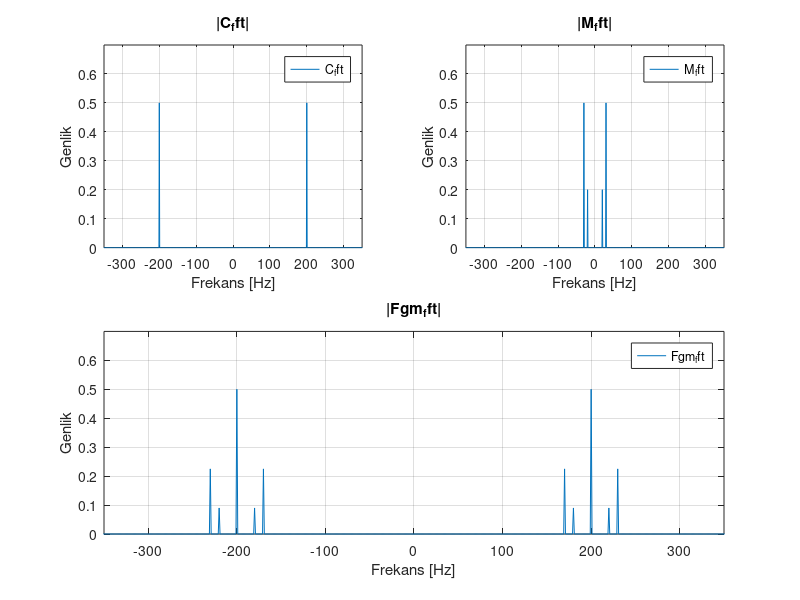
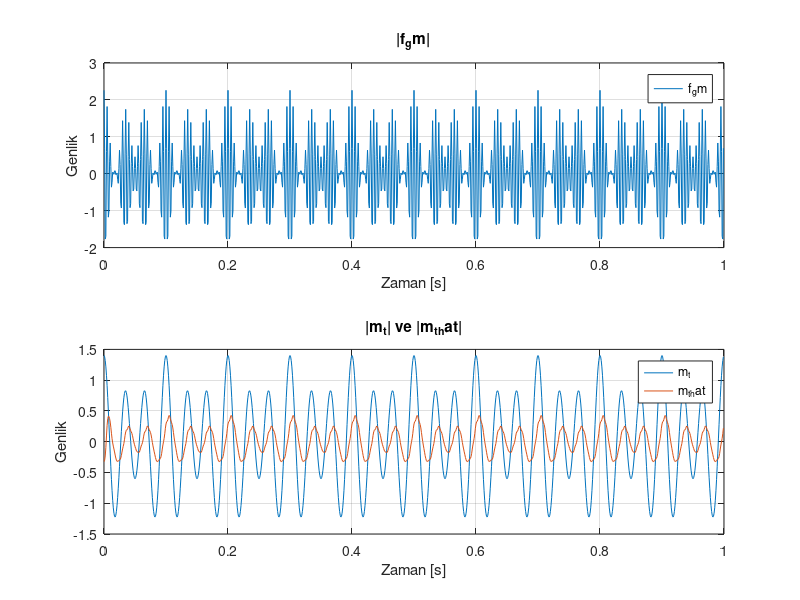
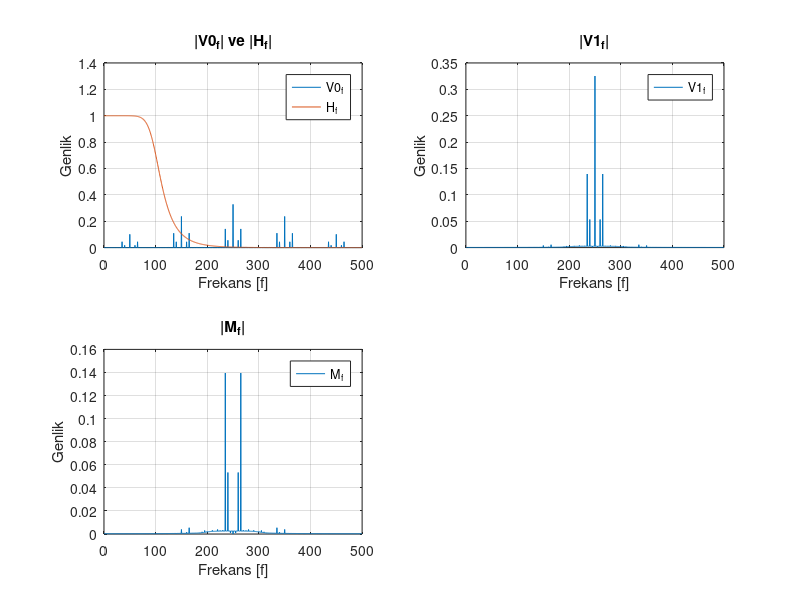

MATLAB code for these plots, in order:
%% Genlik Modulasyon
clear, clc, close all;

%% Degiskenler
m = 0.9;
t = linspace(0,1,1001);
t(end) = [];
fs = 1000;
f1 = 20;
f2 = 30;
fc = 200;

% Denklemler
m_t = (2*cos(2*pi*f1*t)+5*cos(2*pi*f2*t))/5;
c = cos(2*pi*fc*t);
f_gm = m * m_t .* c + c;

%% FFT
M_fft = fft(m_t);
C_fft = fft(c);
F_fft = fft(f_gm);

f = linspace(-fs/2,fs/2,1001);
f(end) = [];

%% Cizim 1

figure;
subplot(2,2,1); 
plot(f, abs(fftshift(C_fft))/fs);
axis([-350 350 0 0.7])
grid on;
title('|C_fft|')
xlabel('Frekans [Hz]');
ylabel('Genlik');
legend('C_fft','Location','best');

subplot(2,2,2);
plot(f, abs(fftshift(M_fft))/fs);
axis([-350 350 0 0.7])
grid on;
title('|M_fft|')
xlabel('Frekans [Hz]');
ylabel('Genlik');
legend('M_fft','Location','best');

subplot(2,2,[3,4]);
plot(f, abs(fftshift(F_fft))/fs);
axis([-350 350 0 0.7])
grid on;
title('|Fgm_fft|')
xlabel('Frekans [Hz]');
ylabel('Genlik');
legend('Fgm_fft','Location','best');

%% LPF ve islemler
% diode
f_gm1 = f_gm;
f_gm1(f_gm1 < 0) = 0;
v0 = f_gm1;

n = 5;
Wn = 100/(fs/2);
[b,a] = butter(n, Wn);

v1 = filter(b, a, v0);

m_t_hat = v1 - mean(v1);

% v0_fft = fft(v0);
% v1_fft = fft(v1);
% figure;
% subplot(2,1,1);
% plot(f, abs(fftshift(v0_fft))/fs);
% subplot(2,1,1);
% plot(f, abs(fftshift(v1_fft))/fs);

%% Cizim 2

figure;
subplot(2,1,1);
plot(t, f_gm);
grid on;
title('|f_gm|')
xlabel('Zaman [s]');
ylabel('Genlik');
legend('f_gm','Location','best');

subplot(2,1,2);
plot(t, m_t);
hold on;
plot(t, m_t_hat);
grid on;
title('|m_t| ve |m_t_hat|')
xlabel('Zaman [s]');
ylabel('Genlik');
legend('m_t','m_t_hat','Location','best');

%% Cizim 3
v0_fft = fft(v0);
v1_fft = fft(v1);
m_t_fft = fft(m_t_hat);
[H, f] = freqz(b, a, 1000, fs);

figure;
subplot(2,2,1);
plot(f, abs(fftshift(v0_fft))/fs);
hold on;
plot(f, abs(H));
grid on;
title('|V0_f| ve |H_f|')
xlabel('Frekans [f]');
ylabel('Genlik');
legend('V0_f','H_f','Location','best');

subplot(2,2,2);
plot(f, abs(fftshift(v1_fft))/fs);
grid on;
title('|V1_f|')
xlabel('Frekans [f]');
ylabel('Genlik');
legend('V1_f','Location','best');

subplot(2,2,3);
plot(f, abs(fftshift(m_t_fft))/fs);
grid on;
title('|M_f|')
xlabel('Frekans [f]');
ylabel('Genlik');
legend('M_f','Location','best');
